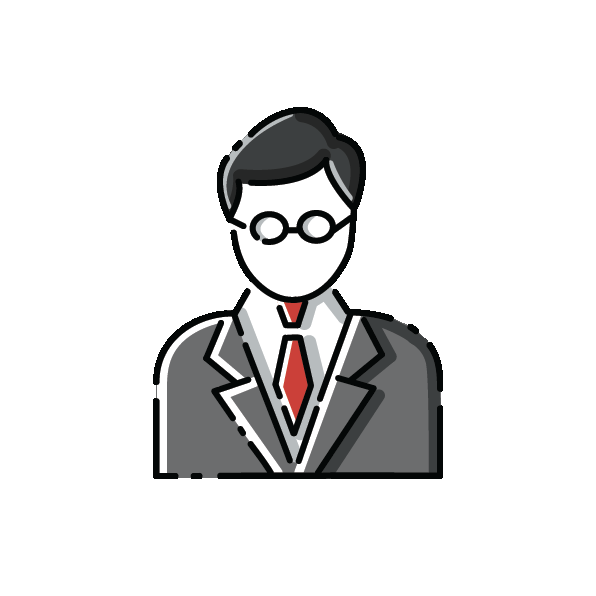
#> input picture Tugas2-JawabanUTS2,3,4/foto.png, 596 x 596 px
$ jupyter execute UTS_No4.ipynb   (older library calls are emulated)
#> lines starting #> are read from the running program, lines starting #| are printed output that depends on the picture
#> further down, image is the input picture: shape (596, 596, 3); mean B, G, R 228.1, 228, 228.2
VISI KOMPUTER DAN PENGOLAHAN CITRA

UTS NO.4 METODE SOBEL

[cell 1]
import cv2
import numpy as np
import matplotlib.pyplot as plt

# Fungsi untuk melakukan deteksi tepi menggunakan metode Sobel
def sobel_edge_detection(image):
    # Konversi gambar ke skala abu-abu
    gray_image = cv2.cvtColor(image, cv2.COLOR_BGR2GRAY)

    # Terapkan filter Sobel
    sobel_x = cv2.Sobel(gray_image, cv2.CV_64F, 1, 0, ksize=3)
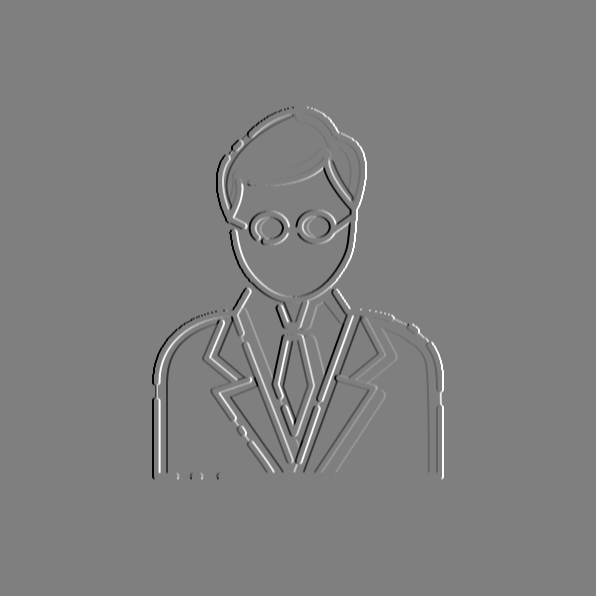
#> sobel_x: shape (596, 596) float64; min -996, max 996, mean 0; drawn with min black and max white
    sobel_y = cv2.Sobel(gray_image, cv2.CV_64F, 0, 1, ksize=3)
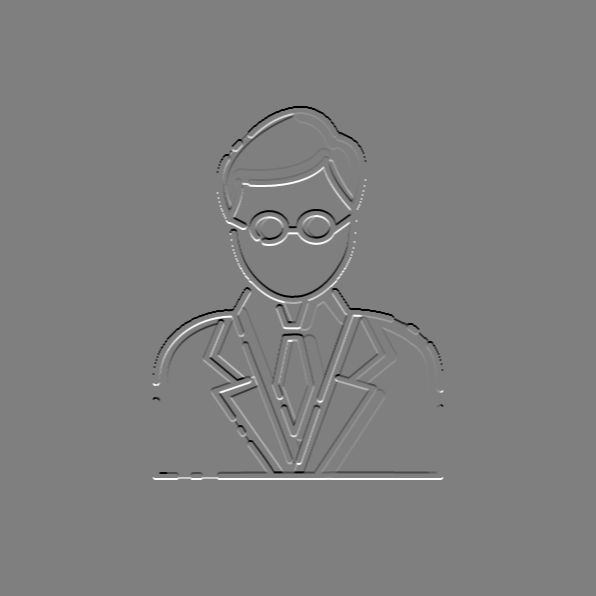
#> sobel_y: shape (596, 596) float64; min -996, max 996, mean 0; drawn with min black and max white

    # Hitung magnitudo gradien
    magnitude = np.sqrt(sobel_x**2 + sobel_y**2)
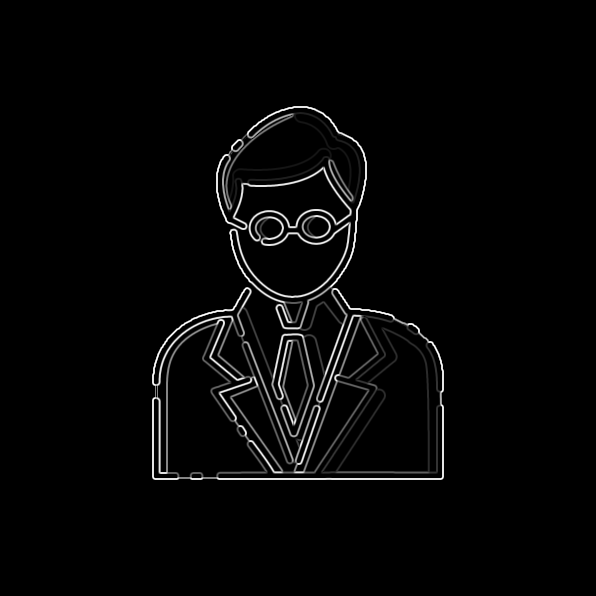
#> magnitude: shape (596, 596) float64; min 0, max 1113.6, mean 25.9; drawn with min black and max white

    # Normalisasi magnitudo ke rentang 0-255
    magnitude = np.uint8(255 * magnitude / np.max(magnitude))

    return magnitude

# Ubah path gambar sesuai dengan file "foto.png"
image_path = "foto.png"

# Membaca gambar yang sudah didefinisikan
image = cv2.imread(image_path)

# Melakukan deteksi tepi menggunakan metode Sobel
edge_image = sobel_edge_detection(image)

# Menampilkan gambar asli dan hasil deteksi tepi
plt.figure(figsize=(12, 6))

plt.subplot(1, 2, 1)
plt.imshow(cv2.cvtColor(image, cv2.COLOR_BGR2RGB))
plt.title('Gambar Asli')

plt.subplot(1, 2, 2)
plt.imshow(edge_image, cmap='gray')
plt.title('Hasil Deteksi Tepi (Sobel)')

plt.tight_layout()
plt.show()
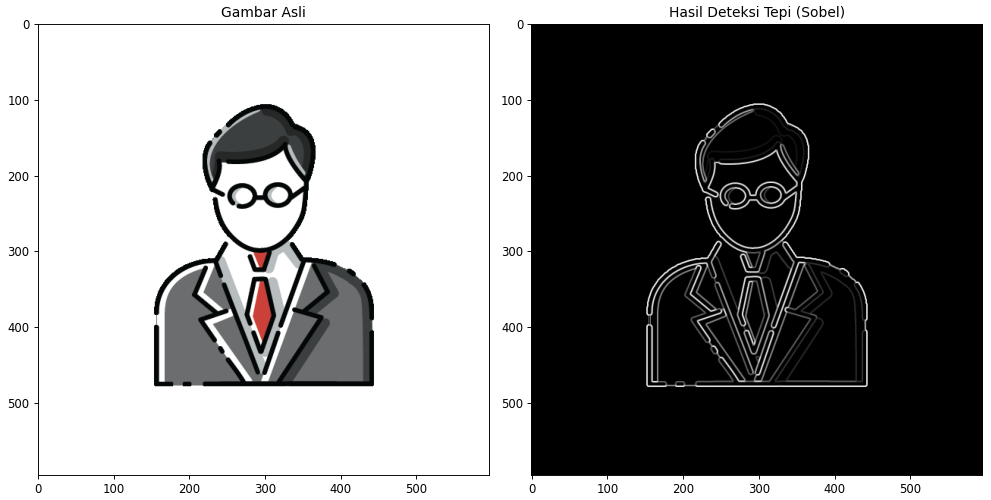
#> figure drawn by matplotlib, 2 panels
